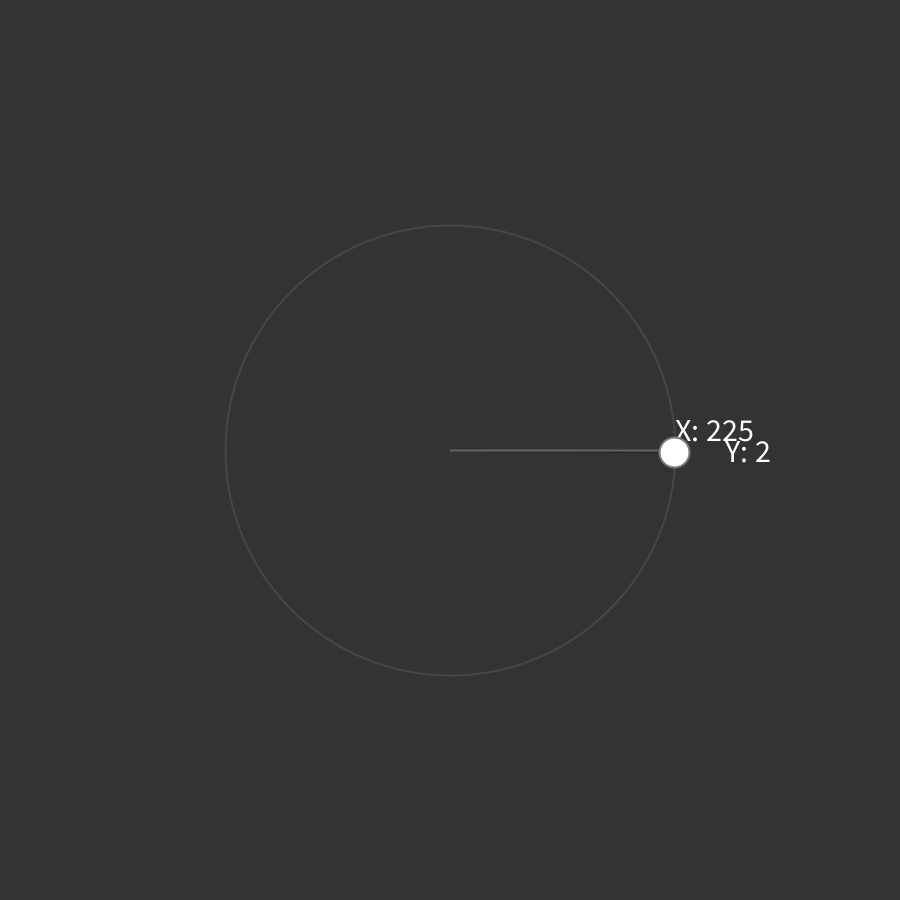
Frame 1 (no input)
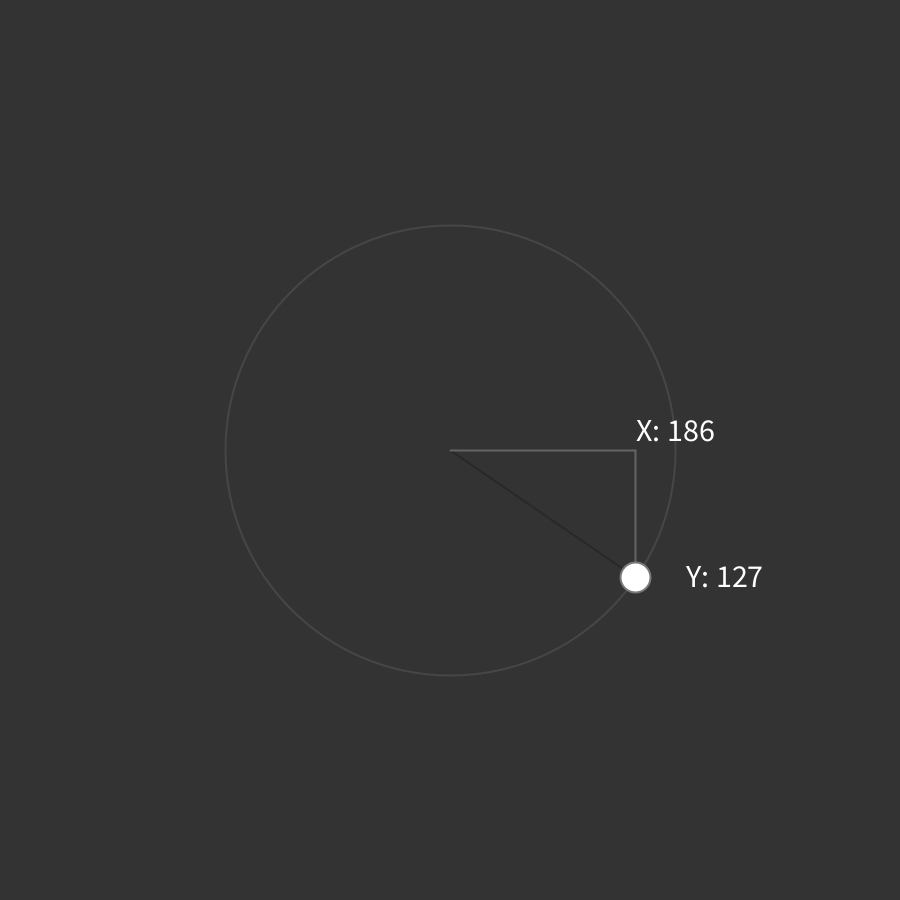
Frame 60 (the mouse pressed at the canvas centre just before this capture)
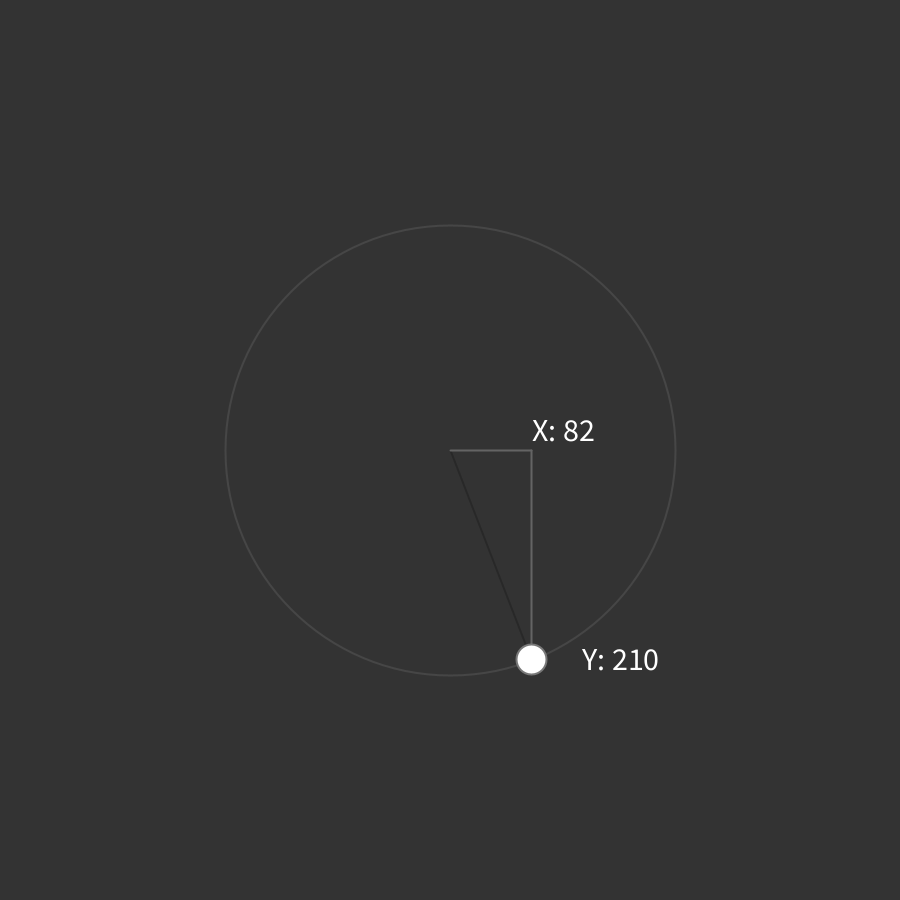
Frame 120 (the mouse held since frame 60 and released just before this capture)

The Processing sketch that drew these frames (run headless with seeded random() and noise(); from frame 60 on, the mouse is pressed at the canvas centre):

// Processing sketch: TrigDemo
// ── TrigDemo.pde
//radius
float r;
float speed = 0.001;
void setup() {
  smooth(16);
  size(900, 900);
  background(51);
  strokeWeight(2);
  stroke(100);
  fill(255);
  textSize(32);
  r = width / 4;
}

void draw () {
  background(51);
  // move to middle
  translate(width / 2, height /2);
  float s = frameCount * 0.01;
  float x = cos(s) * r;
  float y = sin(s) * r;
  
  
  noFill();
  stroke(70);
  ellipse(0,0,r*2,r*2);
  drawTriangle(x, y);
  stroke(120);
  fill(255);
  ellipse(x,y, 30, 30);
  
}


void drawTriangle(float x, float y) {
  stroke(40);
  line(0,0,x,y);
  stroke(100);
  text("X: "+round(x), x, -10);
  line(0,0,x,0);
  text("Y: "+round(y), x+50, y+10);
  line(x,y,x,0);
  //line()
}
